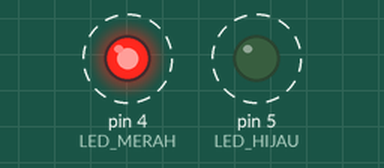
Recording of a sketch running on a simulated Arduino Uno, built with avr-gcc and run on an emulated ATmega328P. Shown: output pins drawn as LEDs (lit = HIGH). Dashed ring = blinking.

Above: at 0.45 s.
Timing chart, 0 to 3.2 s (numbered marks = the images above):
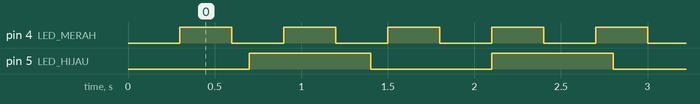

The sketch:

Latihan_1.2_Pola_non-blocking.ino
```cpp
#include <Arduino.h>

const int LED_MERAH = 4;
const int LED_HIJAU = 5;

const unsigned long PERIODE_MERAH = 300;   // ms
const unsigned long PERIODE_HIJAU = 700;   // ms

unsigned long tMerah = 0;
unsigned long tHijau = 0;
bool nyalaMerah = false;
bool nyalaHijau = false;

void setup() {
  Serial.begin(115200);
  pinMode(LED_MERAH, OUTPUT);
  pinMode(LED_HIJAU, OUTPUT);
}

void loop() {
  unsigned long sekarang = millis();

  if (sekarang - tMerah >= PERIODE_MERAH) {
    tMerah = sekarang;
    nyalaMerah = !nyalaMerah;
    digitalWrite(LED_MERAH, nyalaMerah);
  }

  if (sekarang - tHijau >= PERIODE_HIJAU) {
    tHijau = sekarang;
    nyalaHijau = !nyalaHijau;
    digitalWrite(LED_HIJAU, nyalaHijau);
  }

  // TIDAK ADA delay() di sini
}
```

Measured:
- by itself, pin 4 (LED_MERAH): alternates HIGH for 0.30 s and LOW for 0.30 s
- by itself, pin 5 (LED_HIJAU): alternates HIGH for 0.70 s and LOW for 0.70 s
- by itself, everything shown: repeats every 4.2 s, in 18 steps
